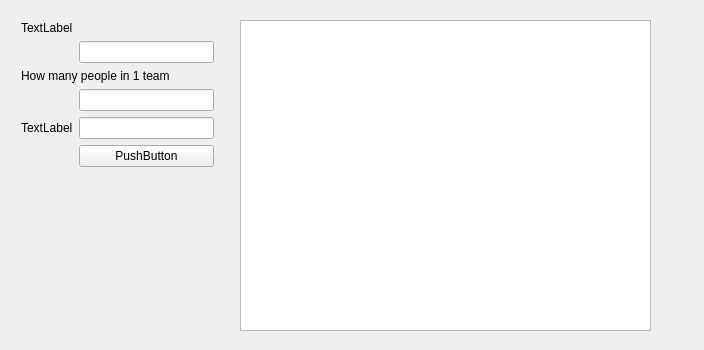
<?xml version="1.0" encoding="UTF-8"?>
<ui version="4.0">
 <class>Widget</class>
 <widget class="QWidget" name="Widget">
  <property name="geometry">
   <rect>
    <x>0</x>
    <y>0</y>
    <width>704</width>
    <height>350</height>
   </rect>
  </property>
  <property name="windowTitle">
   <string>Widget</string>
  </property>
  <widget class="QTextEdit" name="Out_Edit">
   <property name="geometry">
    <rect>
     <x>240</x>
     <y>20</y>
     <width>411</width>
     <height>311</height>
    </rect>
   </property>
  </widget>
  <widget class="QWidget" name="layoutWidget">
   <property name="geometry">
    <rect>
     <x>10</x>
     <y>10</y>
     <width>215</width>
     <height>202</height>
    </rect>
   </property>
   <layout class="QFormLayout" name="formLayout">
    <item row="0" column="0">
     <widget class="QLabel" name="Max_Label">
      <property name="text">
       <string>TextLabel</string>
      </property>
     </widget>
    </item>
    <item row="1" column="1">
     <widget class="QLineEdit" name="Max_lineEdit"/>
    </item>
    <item row="3" column="0" colspan="2">
     <widget class="QLabel" name="People_Label">
      <property name="text">
       <string>How many people in 1 team</string>
      </property>
     </widget>
    </item>
    <item row="4" column="1">
     <widget class="QLineEdit" name="People_lineEdit"/>
    </item>
    <item row="6" column="0">
     <widget class="QLabel" name="Expect_Label">
      <property name="text">
       <string>TextLabel</string>
      </property>
     </widget>
    </item>
    <item row="6" column="1">
     <widget class="QLineEdit" name="Expect_lineEdit"/>
    </item>
    <item row="8" column="1">
     <widget class="QPushButton" name="Rand_pushButton">
      <property name="text">
       <string>PushButton</string>
      </property>
     </widget>
    </item>
   </layout>
  </widget>
 </widget>
 <layoutdefault spacing="6" margin="11"/>
 <resources/>
 <connections/>
</ui>
